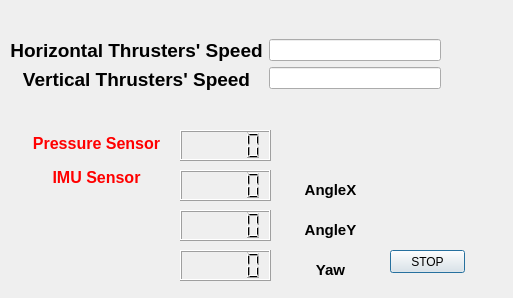
<?xml version="1.0" encoding="UTF-8"?>
<ui version="4.0">
 <class>Dialog</class>
 <widget class="QDialog" name="Dialog">
  <property name="geometry">
   <rect>
    <x>0</x>
    <y>0</y>
    <width>513</width>
    <height>298</height>
   </rect>
  </property>
  <property name="windowTitle">
   <string>Dialog</string>
  </property>
  <widget class="QWidget" name="layoutWidget">
   <property name="geometry">
    <rect>
     <x>10</x>
     <y>39</y>
     <width>431</width>
     <height>71</height>
    </rect>
   </property>
   <layout class="QFormLayout" name="formLayout">
    <item row="0" column="0">
     <layout class="QGridLayout" name="gridLayout">
      <item row="0" column="0">
       <widget class="QLabel" name="label">
        <property name="text">
         <string>&lt;html&gt;&lt;head/&gt;&lt;body&gt;&lt;p align=&quot;center&quot;&gt;&lt;span style=&quot; font-size:14pt; font-weight:600;&quot;&gt;Horizontal Thrusters' Speed&lt;/span&gt;&lt;/p&gt;&lt;/body&gt;&lt;/html&gt;</string>
        </property>
       </widget>
      </item>
      <item row="1" column="0">
       <widget class="QLabel" name="label_2">
        <property name="text">
         <string>&lt;html&gt;&lt;head/&gt;&lt;body&gt;&lt;p align=&quot;center&quot;&gt;&lt;span style=&quot; font-size:14pt; font-weight:600;&quot;&gt;Vertical Thrusters' Speed&lt;/span&gt;&lt;/p&gt;&lt;/body&gt;&lt;/html&gt;</string>
        </property>
       </widget>
      </item>
     </layout>
    </item>
    <item row="0" column="1">
     <layout class="QVBoxLayout" name="verticalLayout_2">
      <item>
       <widget class="QLineEdit" name="lineEdit"/>
      </item>
      <item>
       <widget class="QLineEdit" name="lineEdit_2"/>
      </item>
     </layout>
    </item>
   </layout>
  </widget>
  <widget class="QPushButton" name="pushButton">
   <property name="geometry">
    <rect>
     <x>390</x>
     <y>250</y>
     <width>75</width>
     <height>23</height>
    </rect>
   </property>
   <property name="text">
    <string>STOP</string>
   </property>
  </widget>
  <widget class="QLabel" name="label_5">
   <property name="geometry">
    <rect>
     <x>300</x>
     <y>180</y>
     <width>61</width>
     <height>21</height>
    </rect>
   </property>
   <property name="text">
    <string>&lt;html&gt;&lt;head/&gt;&lt;body&gt;&lt;p&gt;&lt;span style=&quot; font-size:11pt; font-weight:600;&quot;&gt;AngleX&lt;/span&gt;&lt;/p&gt;&lt;/body&gt;&lt;/html&gt;</string>
   </property>
   <property name="alignment">
    <set>Qt::AlignCenter</set>
   </property>
  </widget>
  <widget class="QLabel" name="label_6">
   <property name="geometry">
    <rect>
     <x>300</x>
     <y>220</y>
     <width>61</width>
     <height>21</height>
    </rect>
   </property>
   <property name="text">
    <string>&lt;html&gt;&lt;head/&gt;&lt;body&gt;&lt;p&gt;&lt;span style=&quot; font-size:11pt; font-weight:600;&quot;&gt;AngleY&lt;/span&gt;&lt;/p&gt;&lt;/body&gt;&lt;/html&gt;</string>
   </property>
   <property name="alignment">
    <set>Qt::AlignCenter</set>
   </property>
  </widget>
  <widget class="QLabel" name="label_7">
   <property name="geometry">
    <rect>
     <x>300</x>
     <y>260</y>
     <width>61</width>
     <height>21</height>
    </rect>
   </property>
   <property name="text">
    <string>&lt;html&gt;&lt;head/&gt;&lt;body&gt;&lt;p&gt;&lt;span style=&quot; font-size:11pt; font-weight:600;&quot;&gt;Yaw&lt;/span&gt;&lt;/p&gt;&lt;/body&gt;&lt;/html&gt;</string>
   </property>
   <property name="alignment">
    <set>Qt::AlignCenter</set>
   </property>
  </widget>
  <widget class="QWidget" name="layoutWidget">
   <property name="geometry">
    <rect>
     <x>30</x>
     <y>130</y>
     <width>133</width>
     <height>61</height>
    </rect>
   </property>
   <layout class="QVBoxLayout" name="verticalLayout_4">
    <item>
     <widget class="QLabel" name="label_3">
      <property name="text">
       <string>&lt;html&gt;&lt;head/&gt;&lt;body&gt;&lt;p align=&quot;center&quot;&gt;&lt;span style=&quot; font-size:12pt; font-weight:600; color:#ff0000;&quot;&gt;Pressure Sensor&lt;/span&gt;&lt;/p&gt;&lt;/body&gt;&lt;/html&gt;</string>
      </property>
     </widget>
    </item>
    <item>
     <widget class="QLabel" name="label_4">
      <property name="text">
       <string>&lt;html&gt;&lt;head/&gt;&lt;body&gt;&lt;p align=&quot;center&quot;&gt;&lt;span style=&quot; font-size:12pt; font-weight:600; color:#ff0000;&quot;&gt;IMU Sensor&lt;/span&gt;&lt;/p&gt;&lt;/body&gt;&lt;/html&gt;</string>
      </property>
     </widget>
    </item>
   </layout>
  </widget>
  <widget class="QLCDNumber" name="lcdNumberpressure">
   <property name="geometry">
    <rect>
     <x>180</x>
     <y>130</y>
     <width>91</width>
     <height>31</height>
    </rect>
   </property>
   <property name="layoutDirection">
    <enum>Qt::LeftToRight</enum>
   </property>
  </widget>
  <widget class="QLCDNumber" name="lcdNumber">
   <property name="geometry">
    <rect>
     <x>180</x>
     <y>170</y>
     <width>91</width>
     <height>31</height>
    </rect>
   </property>
   <property name="font">
    <font>
     <weight>75</weight>
     <bold>true</bold>
    </font>
   </property>
  </widget>
  <widget class="QLCDNumber" name="lcdNumber_2">
   <property name="geometry">
    <rect>
     <x>180</x>
     <y>210</y>
     <width>91</width>
     <height>31</height>
    </rect>
   </property>
   <property name="font">
    <font>
     <weight>75</weight>
     <bold>true</bold>
    </font>
   </property>
  </widget>
  <widget class="QLCDNumber" name="lcdNumber_3">
   <property name="geometry">
    <rect>
     <x>180</x>
     <y>250</y>
     <width>91</width>
     <height>31</height>
    </rect>
   </property>
  </widget>
 </widget>
 <resources/>
 <connections/>
</ui>
